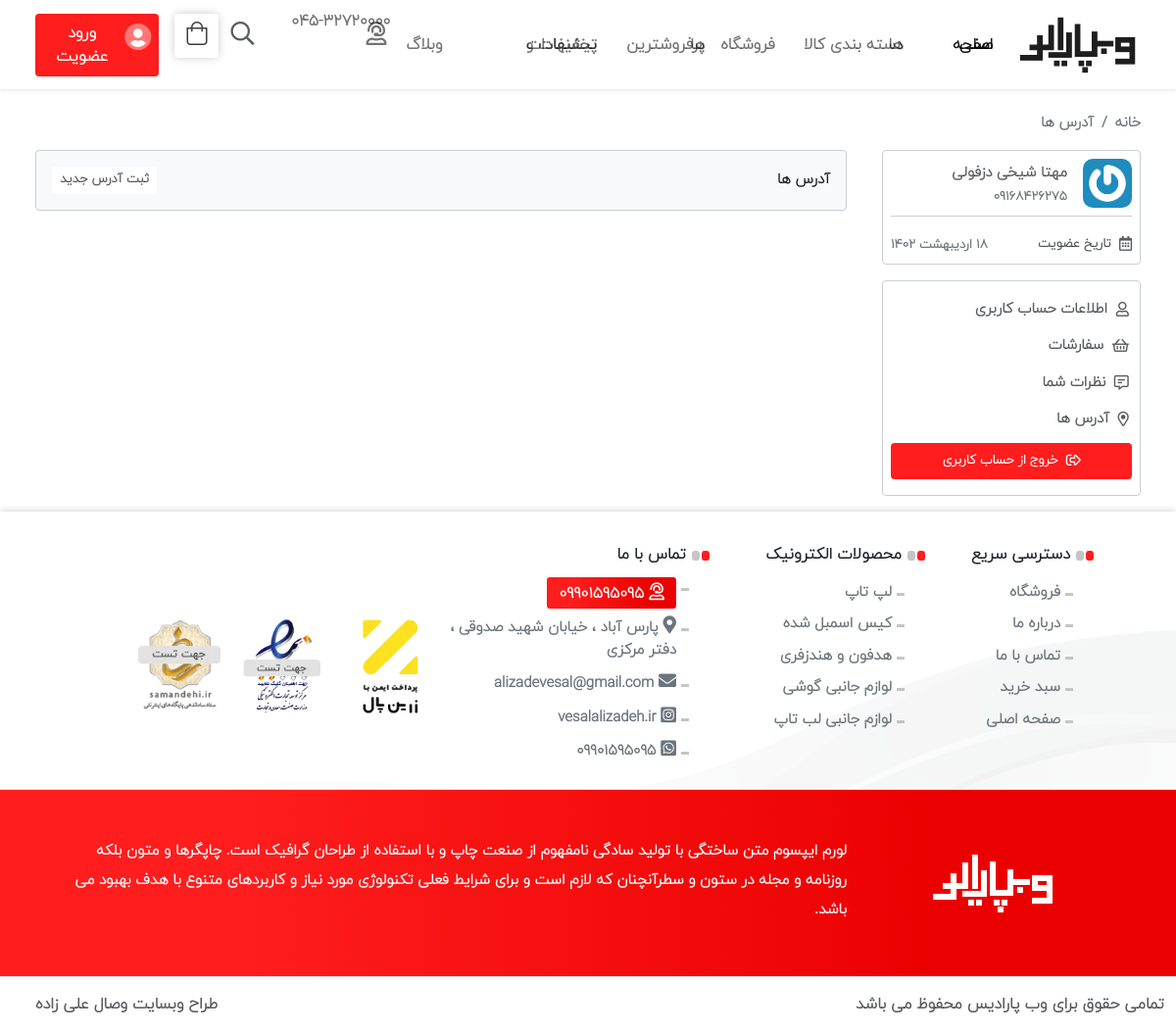
The app's page /dashboard/address/ (signed in) with its own data.
### account/models.py (models this page shows, shortened)
class User(AbstractUser):
    username = None
    bank_card = models.CharField(max_length=16, verbose_name='کارت بانکی', null=True)
    phone = models.CharField(_('phone'), max_length=11, unique=True,
    help_text =_('شماره موبال را با فرمت 09000000000 در 11 رقم وارد کنید .'),
    error_messages = {
        'unique': _("این شماره موبایل قبلا استفاده شده است ."),
        },
    )
    is_verified = models.BooleanField(
        _('verified'),
        default=False,
        help_text=_(
            'مشخص می کند که آیا این کاربر تلفن را تأیید کرده است یا خیر'
        ),
    )
    otp_secret = models.CharField(max_length=64, blank=True, null=True)
    otp_counter = models.SmallIntegerField(default=0)
    objects = CustomeUserManager()
    USERNAME_FIELD = 'phone'
    REQUIRED_FIELDS = []
    def jpublish(self):
        return jalali_converter(self.date_joined)

### dashboard/views.py (the view, shortened to what this page needs)
# urls.py: path('address/', AddressUpdateView.as_view(), name='dashboard-address'),
class AddressUpdateView(LoginRequiredMixin, SuccessMessageMixin, UpdateView):
    model = Address
    template_name = 'dashboard/dashboard-address.html'
    form_class = AddressUpdateForm
    success_url = reverse_lazy('dashboard:dashboard-address')
    success_message = "آدرس با موفقیت ویرایش شد ."
    def get_object(self):
        return self.model.objects.filter(user=self.request.user).first()

### extensions/jalali.py (called while the page is built)
    def persian_tuple(self):
        return self.persian_year, self.persian_month, self.persian_day

### extensions/utils.py (called while the page is built)
def persian_numbers_converter(mystr):
    numbers = {
        "0": "۰",
        "1": "۱",
        "2": "۲",
        "3": "۳",
        "4": "۴",
        "5": "۵",
        "6": "۶",
        "7": "۷",
        "8": "۸",
        "9": "۹",
    }
    for e, p in numbers.items():
        mystr = mystr.replace(e, p)
    return mystr

def jalali_converter(time):
    jmonth = ["فروردین", "اردیبهشت", "خرداد", "تیر", "مرداد", "شهریور", "مهر", "آبان", "آذر", "دی", "بهمن", "اسفند",]
    time = timezone.localtime(time)
    time_to_str = "{},{},{}".format(time.year, time.month, time.day)
    time_to_tuple = jalali.Gregorian(time_to_str).persian_tuple()
    time_to_list = list(time_to_tuple)
    for index , month in enumerate(jmonth):
        if time_to_list[1] == index + 1:
            time_to_list[1] = month
            break
    output = "{} {} {}".format(
        time_to_list[2],
        time_to_list[1],
        time_to_list[0],
    )
    return persian_numbers_converter(output)

### templates/dashboard/dashboard-address.html (shortened to what this page needs)
{% extends 'base.html' %}
{% load static %}
{% load widget_tweaks %}
{% block main %}
<section>
    <div class="container-fluid blog mb-3">
        <div class="row mx-lg-4 mx-0">
            <div class="blog-head px-0">
                <div class="row">
                    <nav aria-label="breadcrumb">
                        <ol class="breadcrumb pb-3 pt-4 mb-0 fs-small">
                            <li class="breadcrumb-item text-muted"><a href="#">خانه</a></li>
                            <li class="breadcrumb-item active" aria-current="page"> آدرس ها </li>
                        </ol>
                    </nav>
                </div>
            </div>
            <div class="col-12 px-0">
                <div class="row d-flex align-items-start flex-wrap">
                    {% include 'dashboard/sidebar.html' %}
                    <div class="col-lg-9 ps-lg-4 mt-3 mt-lg-0">
                        <div class="w-col-12 border bg-light rounded px-3 pt-2">
                            {% if not request.user.address %}
                                <div class="d-flex-c-b py-2 mb-2">
                                    <span class="fs-small text-dark"> آدرس ها </span> <button class="fw-bold bg-wihte px-2 py-1 fs-m text-muted" data-bs-toggle="modal" data-bs-target="#addaddrressesprofile"> ثبت آدرس جدید </button>
                                </div>
                            {% endif %}
                        </div>
                    </div>
                </div>
            </div>
        </div>
    </div>
</section>
{% endblock %}

### templates/dashboard/sidebar.html
{% load static %}
<div class="col-lg-3 d-flex align-items-center justify-content-start flex-wrap">
    <div class="border rounded w-100 px-2 pt-2">
        <div class="w-100 d-flex border-bottom pb-2 mb-2">
            <img src="{% static 'img/profile-456.png' %}" class="profile-user-img" alt="">
            <div class="d-flex flex-column ps-3 pt-1">
                <span class="fs-small text-muted">{{ request.user.get_full_name }} </span>
                <span class="profile-user-number pt-1"> {{ request.user.phone }} </span>
            </div>
        </div>
        <div class="w-100 d-flex align-items-center justify-content-between py-2">
            <span class="fs-m text-muted"><i class="far fa-calendar-alt top-2 pe-1"></i> تاریخ عضویت </span>
            <span class="profile-user-number pt-1"> {{ request.user.jpublish }} </span>
        </div>
    </div>
    <div class="border rounded w-100 px-2 mt-3 pt-2">
        <ul class="nav flex-column mx-0 fs-small text-muted">
            <li class="nav-item">
                <a class="nav-link" href="{% url 'dashboard:dashboard-info' %}"><i class="far fa-user top-2 pe-1"></i> اطلاعات حساب کاربری </a>
            </li>
            <li class="nav-item">
                <a class="nav-link" href="#"><i class="far fa-shopping-basket top-2 pe-1"></i> سفارشات  </a>
            </li>
            <li class="nav-item">
                <a class="nav-link" href=""><i class="far fa-comment-alt-lines top-2 pe-1"></i> نظرات شما </a>
            </li>
            <li class="nav-item">
                <a class="nav-link" href="{% url 'dashboard:dashboard-address' %}"><i class="far fa-map-marker-alt top-2 pe-1"></i> آدرس ها </a>
            </li>
            <button class="btn bg-red text-light fw-bold rounded fs-m py-2 mt-2 mb-3"><i class="far fa-sign-out-alt top-2 pe-1"></i> خروج از حساب کاربری </button>
        </ul>
    </div>
</div>

### static/css/min.css (style rules this page uses)
.nav-call-box,a { color:#6c757d }
.bb-foot a i,.email-newsletter-blog i,.sel-color .form-check,.top-1,.top-2,.top-3 { position:relative!important }
.btn-red,.form-select option,body { font-weight:900!important }
.link,.link:hover,.submenu a,a,a:hover,ul li { text-decoration:none }
.menu a,a { line-height:0 }
:root { --Red:#FF1D1D;--bg-red:#FF1D1D;--bg-red-hover:#f10707;--Red-20:#ff1d1d42;--green:#6bb927;--Purple:#1d1a75;--pane-padding:5px 42px;--bs-btn-border-width:0px!important;--bg-green:#9de000!important;--bg-down:#13a300!important;--bg-red-disabled:#cf0000!important }
* { border:0;padding:0 }
body { font-size:16px!important;font-family:yekan!important }
ul li { list-style:none }
ul li a { color:#3e3e3e }
.container-fluid { max-width:1380px!important }
.rounded { border-radius:.25rem!important }
.bb-foot a i,.top-2 { top:2px;font-size:15px }
.fs-small { font-size:.92rem!important }
.fs-m { font-size:13px!important }
.bg-red { background-color:var(--bg-red) }
.d-flex-c-b { display:flex;align-items:center!important;justify-content:space-between!important;flex:wrap!important }
.bg-wihte { background-color:#fff!important }
.profile-user-img { width:50px;border-radius:10px }
.profile-user-number { font-size:13px;color:#6c757d }

### records on screen
User: user.get_full_name "مهتا شیخی دزفولی", user.phone "09168426275", user.jpublish "۱۸ اردیبهشت ۱۴۰۲"
